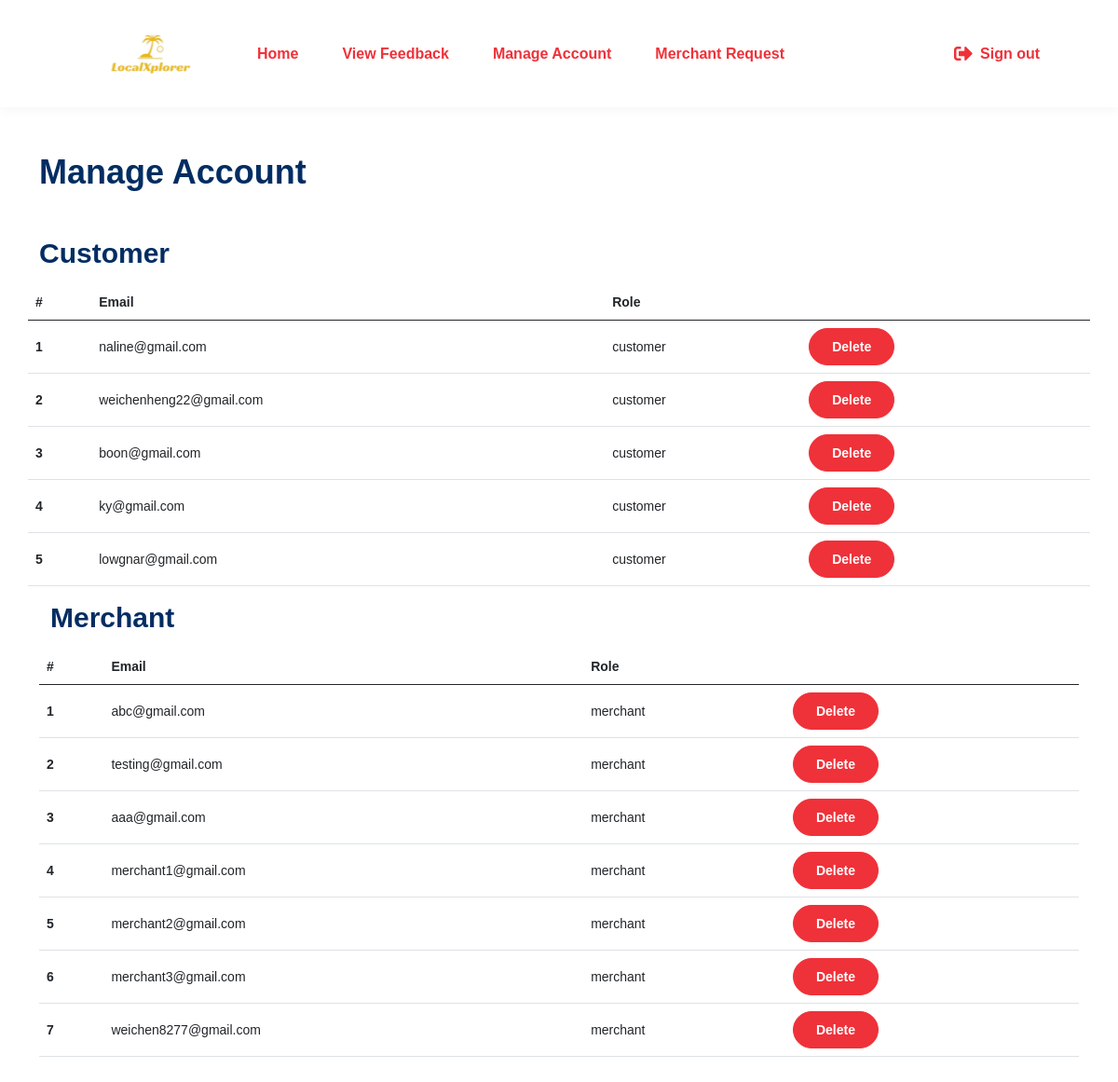
Page /manage_account.php (signed in) on the committed database.
### tables this page shows
CREATE TABLE `user` (
  `UserID` int(11) NOT NULL,
  `Username` varchar(35) NOT NULL,
  `Password` varchar(20) NOT NULL,
  `Role` varchar(8) NOT NULL
);

### manage_account.php (the view, shortened to what this page needs)
<!DOCTYPE html>
<html lang="en">
<head>
    <link rel="stylesheet" href="css/font-awesome/all.min.css" />
    <link rel="stylesheet" href="css/bootstrap/bootstrap.min.css" />
    <link rel="stylesheet" href="css/style.css" />
</head>
<body>
    <header class="header default">
        <nav class="navbar bg-white navbar-static-top navbar-expand-lg">
            <div class="container-fluid">
                <a class="navbar-brand" href="admin_page.php">
                    <img src="images/logo.svg" style="width:200px;height:75px;">
                </a>
                <div class="navbar-collapse collapse">
                    <ul class="nav navbar-nav">
                        <li class="nav-item active">
                            <a class="nav-link" href="admin_page.php">Home</a>
                        </li>
                        <li class="nav-item active">
                            <a class="nav-link" href="feedback.php">View Feedback</a>
                        </li>
                        <li class="nav-item active">
                            <a class="nav-link" href="manage_account.php">Manage Account</a>
                        </li>
                        <li class="nav-item active">
                            <a class="nav-link" href="merchant_request.php">Merchant Request</a>
                        </li>
                    </ul>
                </div>
                <div class="d-none d-sm-flex ms-auto me-5 me-lg-0 pe-4 pe-lg-0">
                    <ul class="nav ms-1 ms-lg-2 align-self-center">
                        <li class="sign_out nav-item pe-4 ">
                        <a class="fw-bold" href="php/functions.php?op=signout"><i class="fas fa-sign-out-alt pe-2"></i>Sign out</a>
                        </li>
                    </ul>
                </div>
            </div>
        </nav>
    </header>
    <section class="py-5">
        <div class="container">
            <h2 class="mb-5">Manage Account</h2>
            <h3>Customer</h3>
            <div class="row">
                <table class="table">
                    <thead>
                        <tr>
                            <th scope="col">#</th>
                            <th scope="col">Email</th>
                            <th scope="col">Role</th>
                            <th scope="col"></th>
                        </tr>
                    </thead>
                    <tbody>
                    <?php
                        global $dbConnection;
                        $sql = "SELECT UserID,Username,Role FROM user WHERE Role='customer'";
                        $userQ = mysqli_query($dbConnection,$sql);
                        $num = 1;
                        while($user = mysqli_fetch_assoc($userQ)){
                            if($user['Role'] != "admin"){
                                echo '<tr>
                                <th scope="row" class="align-middle">' . $num . '</th>
                                <td class="align-middle">' . $user['Username'] . '</td>
                                <td class="align-middle">' . $user['Role'] . '</td>
                                <td class="align-middle">
                                    <form method="post" action="php/functions.php?op=adminDelete">
                                        <input type="hidden" name="user_id" value="' . $user['UserID'] . '">
                                        <button onclick="return confirmation()" type="submit" class="btn btn-primary btn-sm">Delete</button>
                                    </form>
                                </td>
                                </tr>';
                                $num++;
                            }
                        }
                        ?>
                    </tbody>
                </table>
            </div>
            <div class="container">
            <h3>Merchant</h3>
            <div class="row">
                <table class="table">
                    <thead>
                        <tr>
                            <th scope="col">#</th>
                            <th scope="col">Email</th>
                            <th scope="col">Role</th>
                            <th scope="col"></th>
                        </tr>
                    </thead>
                    <tbody>
                    <?php
                        global $dbConnection;
                        $sql = "SELECT UserID,Username,Role FROM user WHERE Role='merchant'";
                        $userQ = mysqli_query($dbConnection,$sql);
                        $num = 1;
                        while($user = mysqli_fetch_assoc($userQ)){
                            if($user['Role'] != "admin"){
                                echo '<tr>
                                <th scope="row" class="align-middle">' . $num . '</th>
                                <td class="align-middle">' . $user['Username'] . '</td>
                                <td class="align-middle">' . $user['Role'] . '</td>
                                <td class="align-middle">
                                    <form method="post" action="php/functions.php?op=adminDelete">
                                        <input type="hidden" name="user_id" value="' . $user['UserID'] . '">
                                        <button onclick="return confirmation()" type="submit" class="btn btn-primary btn-sm">Delete</button>
                                    </form>
                                </td>
                                </tr>';
                                $num++;
                            }
                        }
                        ?>
                    </tbody>
                </table>
            </div>
    </section>
</body>
</html>

### css/style.css (style rules this page uses)
body { font-family: "Archivo", sans-serif; font-weight: normal; font-style: normal; font-size: 14px; color: #676c71; overflow-x: hidden; }
a { outline: medium none !important; color: #ef3139; transition: all 0.3s ease-in-out; text-decoration: none; }
h1, h2, h3, h4, h5, h6 { font-family: "Archivo", sans-serif; font-weight: normal; color: #022d62; margin: 0px 0px 1rem; font-weight: bold; line-height: 1.2; }
h2 { font-size: 36px; }
h3 { font-size: 30px; }
.table thead th { border-bottom-color: #eeeeee; }
.btn { font-size: 14px; font-weight: bold; padding: 16px 34px; line-height: 1; border-radius: 50px; position: relative; z-index: 1; transition: all 0.3s ease-in-out; text-decoration: none; }
button { outline: medium none !important; color: #ef3139; }
.btn-primary { background: #ef3139; border-color: #ef3139; }
.btn.btn-sm { padding: 12px 24px; }
.header { background: #ffffff; transition: all 0.5s ease; box-shadow: 0 1px 14px rgba(0, 0, 0, 0.05); }
.header .container-fluid { padding: 0 60px; }
.navbar { padding: 0; }
.navbar .navbar-nav .nav-link { font-weight: 600; font-size: 16px; padding: 10px 16px 10px; margin-right: 15px; color: #022d62; text-transform: capitalize; }
.navbar .navbar-nav .nav-item.active a.nav-link { color: #ef3139; }
.navbar .navbar-nav .nav-item:last-child .nav-link { margin-right: 0; }
.navbar-collapse { position: relative; }
.navbar-brand { padding: 20px 0px; margin-right: 0; }
.navbar-brand img { height: 40px; }
.navbar .navbar-brand { color: #ffffff; -ms-flex: 0 0 200px; flex: 0 0 200px; }
.header .navbar-nav > li { display: flex; }
.header .navbar-nav li > a { align-items: center; display: flex; padding: 3px 0px; color: #022d62; text-transform: capitalize; font-size: 14px; }
.sign_out a { font-size: 16px; }
.sign_out i { font-size: 20px; vertical-align: middle; }

### rows in the picture
user: Username "naline@gmail.com", Role "customer"
user: Username "weichenheng22@gmail.com", Role "customer"
user: Username "boon@gmail.com", Role "customer"
user: Username "ky@gmail.com", Role "customer"
user: Username "lowgnar@gmail.com", Role "customer"
user: Username "abc@gmail.com", Role "merchant"
user: Username "testing@gmail.com", Role "merchant"
user: Username "aaa@gmail.com", Role "merchant"
user: Username "merchant1@gmail.com", Role "merchant"
user: Username "merchant2@gmail.com", Role "merchant"
user: Username "merchant3@gmail.com", Role "merchant"
user: Username "weichen8277@gmail.com", Role "merchant"
